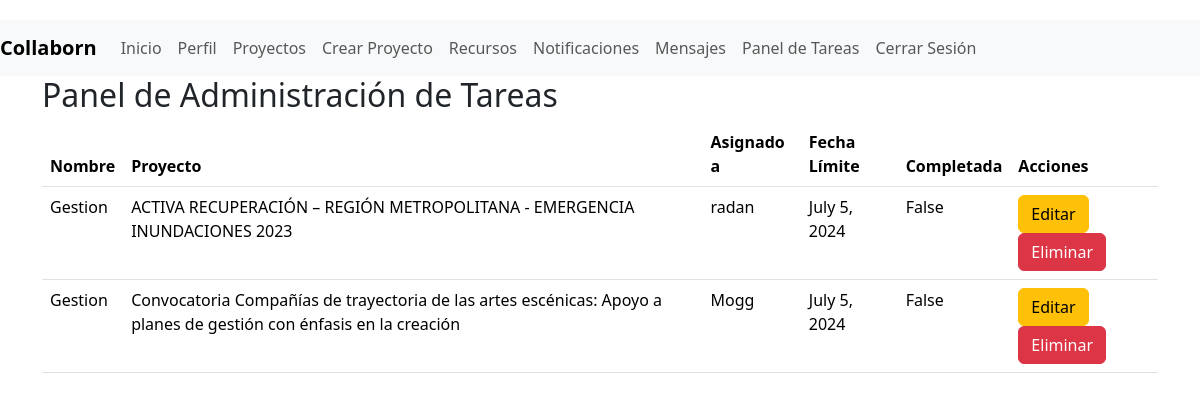
The page /panel/tareas/ (signed in) on the database as committed earlier.
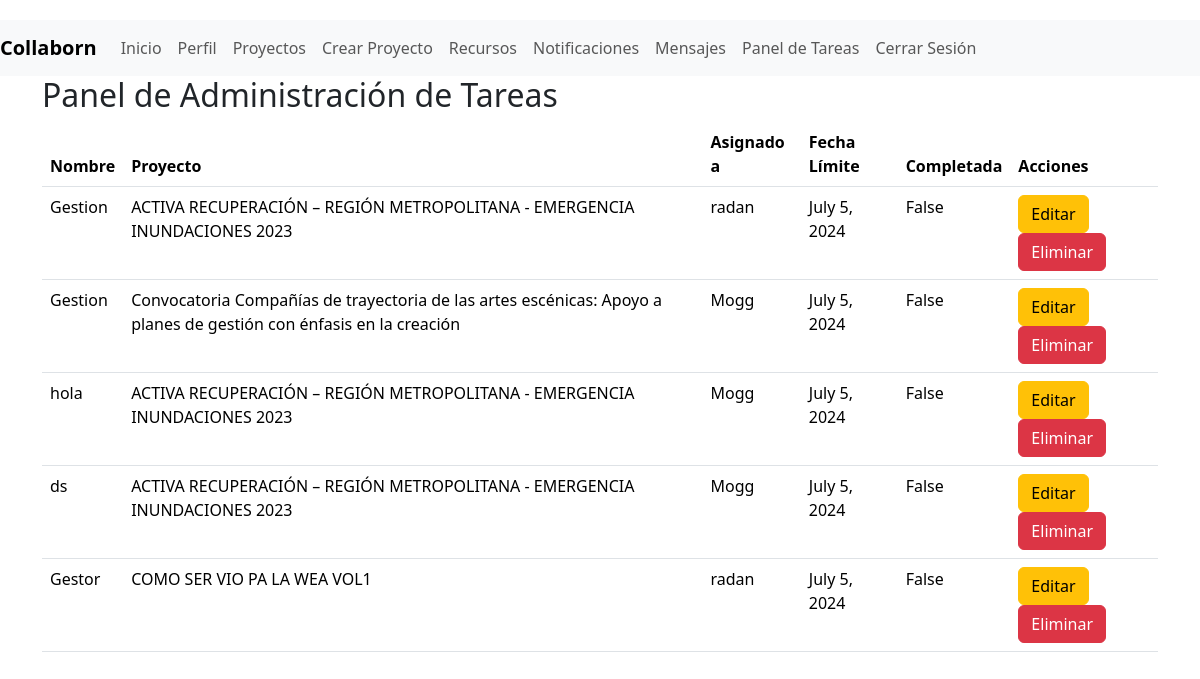
The same page on the database as committed later.
### myapp/models.py (models this page shows, shortened)
class Tarea(models.Model):
    proyecto = models.ForeignKey(Proyecto, related_name='tareas', on_delete=models.CASCADE)
    nombre = models.CharField(max_length=200)
    descripcion = models.TextField(blank=True, null=True)
    completada = models.BooleanField(default=False)
    fecha_limite = models.DateField(blank=True, null=True)
    asignada_a = models.ForeignKey(User, related_name='tareas_asignadas', on_delete=models.SET_NULL, blank=True, null=True)

class Proyecto(models.Model):
    nombre = models.CharField(max_length=200)
    descripcion = models.TextField()
    fecha_inicio = models.DateField()
    fecha_fin = models.DateField()
    creador = models.ForeignKey(User, related_name='proyectos_creados', on_delete=models.CASCADE)

### myapp/views.py (the view)
# urls.py: path('panel/tareas/', views.admin_panel_tareas, name='admin_panel_tareas'),
@permission_required('myapp.view_tarea', raise_exception=True)
@login_required
def admin_panel_tareas(request):
    tareas = Tarea.objects.all()
    return render(request, 'myapp/admin_panel_tareas.html', {'tareas': tareas})

### myapp/templates/myapp/admin_panel_tareas.html (shortened to what this page needs)
{% extends 'myapp/base.html' %}
{% block content %}
<h2>Panel de Administración de Tareas</h2>
<table class="table">
    <thead>
        <tr>
            <th>Nombre</th>
            <th>Proyecto</th>
            <th>Asignado a</th>
            <th>Fecha Límite</th>
            <th>Completada</th>
            <th>Acciones</th>
        </tr>
    </thead>
    <tbody>
        {% for tarea in tareas %}
        <tr>
            <td>{{ tarea.nombre }}</td>
            <td>{{ tarea.proyecto.nombre }}</td>
            <td>{{ tarea.asignada_a.username }}</td>
            <td>{{ tarea.fecha_limite }}</td>
            <td>{{ tarea.completada }}</td>
            <td>
                <a href="{% url 'editar_tarea' tarea.id %}" class="btn btn-warning">Editar</a>
                <form method="post" action="{% url 'eliminar_tarea' tarea.id %}" style="display:inline;">
                    <button type="submit" class="btn btn-danger">Eliminar</button>
                </form>
            </td>
        </tr>
        {% endfor %}
    </tbody>
</table>
{% endblock %}

### myapp/templates/myapp/base.html (shortened to what this page needs)
<!DOCTYPE html>
<html lang="es">
<head>
    {% load static %}
    <link rel="stylesheet" href="{% static 'css/bootstrap.min.css' %}">
    <link rel="stylesheet" href="{% static 'css/style.css' %}">
    <link rel="stylesheet" href="https://cdnjs.cloudflare.com/ajax/libs/bootstrap-datepicker/1.9.0/css/bootstrap-datepicker.min.css">
</head>
<body>
    {% if user.is_authenticated %}
    <header>
        <nav class="navbar navbar-expand-lg navbar-light bg-light">
            <a class="navbar-brand" href="{% url 'index' %}">Collaborn</a>
            <div class="collapse navbar-collapse" id="navbarNav">
                <ul class="navbar-nav">
                    <li class="nav-item"><a class="nav-link" href="{% url 'index' %}">Inicio</a></li>
                    <li class="nav-item"><a class="nav-link" href="{% url 'ver_perfil' %}">Perfil</a></li>
                    <li class="nav-item"><a class="nav-link" href="{% url 'proyecto_list' %}">Proyectos</a></li>
                    <li class="nav-item"><a class="nav-link" href="{% url 'crear_proyecto' %}">Crear Proyecto</a></li>
                    <li class="nav-item"><a class="nav-link" href="{% url 'listar_recursos' %}">Recursos</a></li>
                    <li class="nav-item"><a class="nav-link" href="{% url 'listar_notificaciones' %}">Notificaciones</a></li>
                    <li class="nav-item"><a class="nav-link" href="{% url 'listar_mensajes' %}">Mensajes</a></li>
                    <li class="nav-item"><a class="nav-link" href="{% url 'admin_panel_tareas' %}">Panel de Tareas</a></li>
                    <li class="nav-item">
                        <form method="post" action="{% url 'logout' %}">
                            <button type="submit" class="btn btn-link nav-link">Cerrar Sesión</button>
                        </form>
                    </li>
                </ul>
            </div>
        </nav>
    </header>
    {% endif %}
    <main class="container">
        {% block content %}{% endblock %}
    </main>
</body>
</html>

### myapp/static/css/style.css (style rules this page uses)
body { padding-top: 20px; }
.navbar-brand { font-weight: bold; }

Rows that differ between the two databases and show on the page:
added Tarea: nombre "hola", proyecto.nombre "ACTIVA RECUPERACIÓN – REGIÓN METROPOLITANA - EMERGENCIA INUNDACIONES 2023", asignada_a.username "Mogg", fecha_limite "July 5, 2024", completada "False"
added Tarea: nombre "ds", proyecto.nombre "ACTIVA RECUPERACIÓN – REGIÓN METROPOLITANA - EMERGENCIA INUNDACIONES 2023", asignada_a.username "Mogg", fecha_limite "July 5, 2024", completada "False"
added Tarea: nombre "Gestor", proyecto.nombre "COMO SER VIO PA LA WEA VOL1", asignada_a.username "radan", fecha_limite "July 5, 2024", completada "False"
